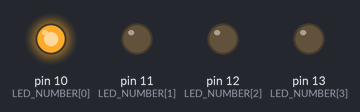
A sketch run on a simulated Arduino Uno, built with avr-gcc and run on an emulated ATmega328P. Shown: output pins drawn as LEDs (lit = HIGH).

Above: at 0.05 s.
At 0.25 s:
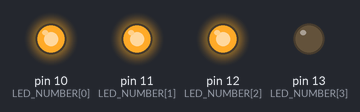
At 0.45 s:
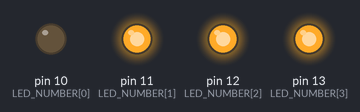
At 0.95 s:
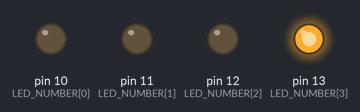
At 1.95 s:
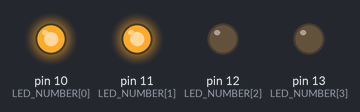
At 3.5 s:
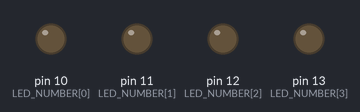
Timing chart, 0 to 4.1 s (numbered marks = the images above):
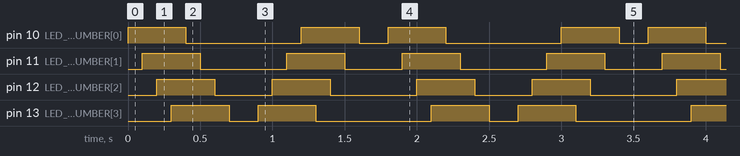

The sketch:

RunningLEDLights.ino
```cpp
/*
   Running LED lights

   Use Digital pin 13 to pin 10 as output to
   turn On/OFF the LED every 1 sec.

*/
int LED_NUMBER[] = {10, 11, 12, 13};
int DEL1 = 100;
int DEL2 = 100;

void setup() {

  for (int i = 0; i <= 3; i++) {
    pinMode(LED_NUMBER[i], OUTPUT);
  }

}

void loop() {

  ASCEND();
  delay(DEL1);
  DESCEND();
  delay(DEL1);

}

void ASCEND() {
  for (int i = 0; i <= 3; i++) {
    digitalWrite(LED_NUMBER[i], HIGH);
    delay(DEL2);
  }
  for (int i = 0; i <= 3; i++) {
    digitalWrite(LED_NUMBER[i], LOW);
    delay(DEL2);
  }
}
void DESCEND() {
  for (int i = 3; i >= 0; i--) {
    digitalWrite(LED_NUMBER[i], HIGH);
    delay(DEL2);
  }
  for (int i = 3; i >= 0; i--) {
    digitalWrite(LED_NUMBER[i], LOW);
    delay(DEL2);
  }
}
```

Measured:
- by itself, pin 10 (LED_NUMBER[0]): repeats every 1.8 s: LOW 0.80 s, HIGH 0.40 s, LOW 0.20 s, HIGH 0.40 s
- by itself, pin 11 (LED_NUMBER[1]): repeats every 1.8 s: LOW 0.60 s, HIGH 0.40 s, LOW 0.40 s, HIGH 0.40 s
- by itself, pin 12 (LED_NUMBER[2]): repeats every 1.8 s: LOW 0.40 s, HIGH 0.40 s, LOW 0.60 s, HIGH 0.40 s
- by itself, pin 13 (LED_NUMBER[3]): repeats every 1.8 s: LOW 0.20 s, HIGH 0.40 s, LOW 0.80 s, HIGH 0.40 s
